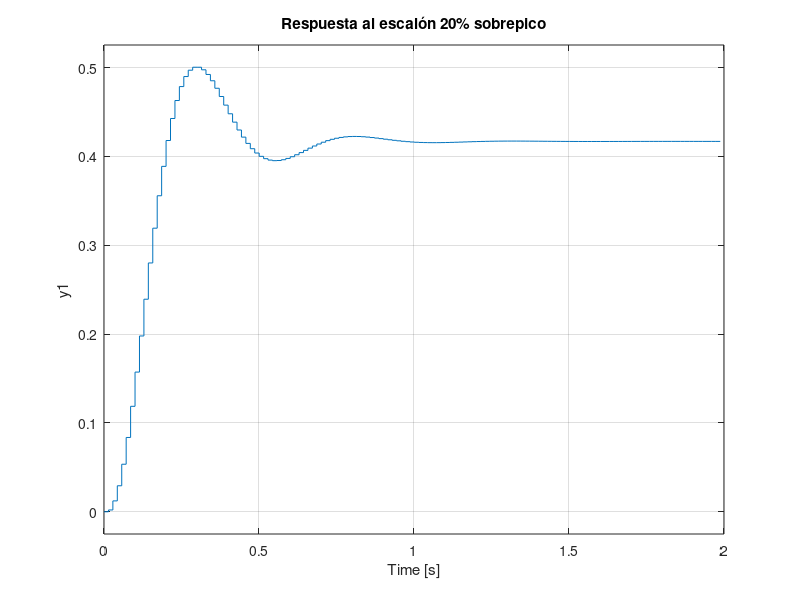

Here is the MATLAB script that generated this plot: (Note: this script raises an error after producing the figure.)
%% Limpiar
clear
clc
close all
%% a- Proponer controladores discretos que tenga como máximo dos polos y dos ceros que cumpla las siguientes especificaciones
% (tiene que ser un controlador por cada sub-item):
% I. Sobrepico = 20%.
% II. Sin sobrepico

% Se arma la G(z)
numerador_p4 = [0 -0.053757107926144 -0.188445613408471 -0.037448542682446];
denominador_p4 = [1 -3.345989984317626 2.397411576664517 -0.489145057782015];
T_p4 = 0.014301923836314;
Gz_p4 = tf(numerador_p4, denominador_p4, T_p4);

% Se lanza la herramienta
% controlSystemDesigner(Gz_p1);

% Compensador I
z_c1=[0.5 0.5]; % Ceros del compensador
p_c1=[0.3 -0.7]; % Polos del compensador
K1=-7.541; % Ganancia
Cz_p4_1 = zpk(z_c1,p_c1,K1,T_p4);

% Compensador II
z_c2=[0.5 0.5]; % Ceros del compensador
p_c2=[0 -0.7]; % Polos del compensador
K2=-10.7; % Ganancia
Cz_p4_2 = zpk(z_c2,p_c2,K2,T_p4);

% Salida I
Tz_p4_1 = feedback(series(Cz_p4_1,Gz_p4),1);
% Salida II
Tz_p4_2 = feedback(series(Cz_p4_2,Gz_p4),1);

% Se analizan los polos de lazo cerrado
polos_lc_final_1 = pole(Tz_p4_1);
polos_lc_final_2 = pole(Tz_p4_2);
magnitud_polos_final_1 = abs(polos_lc_final_1);
magnitud_polos_final_2 = abs(polos_lc_final_2);
fprintf('Magnitud de los polos con compensador I: %.5f\n',magnitud_polos_final_1);
fprintf('Magnitud de los polos con compensador II: %.5f\n',magnitud_polos_final_2);

% Se verifica si el sistema en lazo cerrado es estable
if isstable(Tz_p4_1)
    fprintf('El controlador I estabiliza el sistema en lazo cerrado.\n');
else
    fprintf('El controlador I no estabiliza el sistema.\n');
end

if isstable(Tz_p4_2)
    fprintf('El controlador II estabiliza el sistema en lazo cerrado.\n');
else
    fprintf('El controlador II no estabiliza el sistema.\n');
end

% Gráficos e información
figure
hold on
% Se multiplica por 0.005 para que el escalón del step sea de la amplitud
% de y_o que es el valor en torno al cual se linealizó este problema.
step(0.005*Tz_p4_1);
title('Respuesta al escalón 20% sobrepico')
stepinfo(0.005*Tz_p4_1)
figure
hold on
step(0.005*Tz_p4_2);
title('Respuesta al escalón 0% sobrepico')
stepinfo(0.005*Tz_p4_2)

%% b- Hallar el diagrama de Bode (en plano W) de la planta discreta y del conjunto controlador + planta discreta. Determinar la variación
% en el margen de ganancia y fase. ¿Estos márgenes, mejoran o empeoran?
% La frecuencia en el plano W (v) se relaciona con la frecuencia real (w) por v = (2/T)*tan(w*T/2)

% Planta original convertida a W
Gs_p4=d2c(Gz_p4, 'tustin');
% Planta compensada I convertida a W
Ts_p4_1=d2c(Tz_p4_1, 'tustin');
% Planta compensada II convertida a W
Ts_p4_2=d2c(Tz_p4_2, 'tustin');

%Gráficos Bode
figure
hold on
bodeplot(Gs_p4);
bodeplot(series(Cz_p4_1, Gz_p4));
legend('Planta Original', 'Planta + Controlador I');
title('Bode: Planta original y compensador I')
figure 
hold on
bodeplot(Gs_p4);
bodeplot(series(Cz_p4_2, Gz_p4));
legend('Planta Original', 'Planta + Controlador');
title('Bode: Planta original y compensador II')

% Se calculan los márgenes de ganancia y fase
fprintf('Aparece el warning porque Pm_planta --> inf\n')
[Gm_planta, Pm_planta] = margin(Gs_p4);
[Gm_compensado_1, Pm_compensado_1] = margin(series(Cz_p4_1, Gz_p4));
[Gm_compensado_2, Pm_compensado_2] = margin(series(Cz_p4_2, Gz_p4));
isstable(Tz_p4_1);
isstable(Tz_p4_2);

fprintf('Planta Original: Margen de Ganancia = %f dB, Margen de Fase = %f deg\n', 20*log10(Gm_planta), Pm_planta);
fprintf('Sistema Compensado I : Margen de Ganancia = %f dB, Margen de Fase = %f deg\n', 20*log10(Gm_compensado_1), Pm_compensado_1);
fprintf('Sistema Compensado II: Margen de Ganancia = %f dB, Margen de Fase = %f deg\n', 20*log10(Gm_compensado_2), Pm_compensado_2);
%% c- Verificar el comportamiento del sistema a lazo cerrado en una simulación usando la
% planta discreta. Obtener la salida del sistema y el esfuerzo de control.
% SIMULINK: Necesito C(z) y G(z)
% G(z) es dato de antes: Gz_p4
% C(z) es Cz_p4_1 y Cz_p4_2. Se expanden para ver los coeficientes y
% copiarlo más fácil en SIMULINK
Cz_p4_1_expand=tf(Cz_p4_1);
Cz_p4_2_expand=tf(Cz_p4_2);
%% d- Verificar el comportamiento del sistema a lazo cerrado en una simulación, usando la
% planta continua linealizada y los elementos necesarios para discretizarla. Obtener la
% salida del sistema (tanto discreto como continuo) y el esfuerzo de control
% SIMULINK: A lo anterior, le sumo G(s) (ya está calculada de antes)
%% e- Si la planta es no lineal, verificar el comportamiento del sistema a lazo cerrado en una
% simulación, usando la planta continua no lineal y los elementos necesarios para
% discretizarla. Obtener la salida del sistema (tanto discreto como continuo) y el esfuerzo
% de control. Se aconseja tener cuidado con los valores de la referencia, y con el hecho
% que su controlador fue pensado para la planta linealizada.
% SIMULINK
%% f- Predecir el error estacionario a la rampa (P1y P2) o al escalón (P3). Verificarlo en una
% simulación lineal: NO APLICA
%% g- Se requiere utilizar un ADC de 10 bits para digitalizar la salida de la planta.
% I. Proponga un rango de entrada del ADC y calcule el paso de cuantización.
% II. Pruebe en una simulación los efectos de agregar el ADC.
% En función de las respuestas al escalón --> SIMULINK
